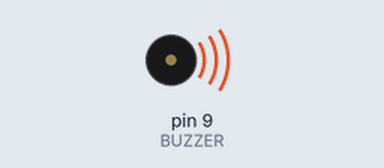
A sketch run on a simulated Arduino Uno, built with avr-gcc and run on an emulated ATmega328P. Parts: buzzer (waves = sounding).

Above: at 0.1 s.
At 7.7 s:
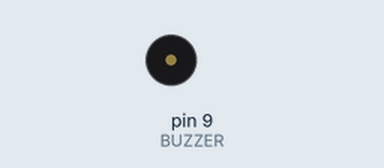
Timing chart, 0 to 9.2 s (numbered marks = the images above):
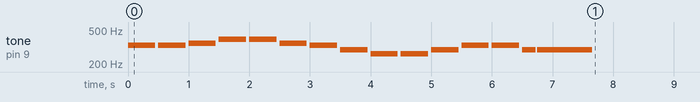

The sketch:

buzzer_ode_to_joy.ino
```cpp
// Plays the first phrase of "Ode to Joy" on a passive piezo buzzer using tone(), note and duration arrays, and tempo-based timing.
//
// Full tutorial: https://shillehtek.com/blogs/news/arduino-nano-buzzer-play-real-songs
// Parts used: https://shillehtek.com/products/ky-006-passive-piezo-buzzer-alarm-module-for-arduino-projects
//             https://shillehtek.com/products/arduino-nano-v3-presoldered-ch340g-atmega328p
//             https://shillehtek.com/products/arduino-uno-r3-starter-kit
// More examples: https://github.com/shillehbean/shillehtek-examples
//

#define NOTE_C4 262
#define NOTE_D4 294
#define NOTE_E4 330
#define NOTE_F4 349
#define NOTE_G4 392

const int BUZZER = 9;
const int TEMPO  = 120;                      // beats per minute

// Ode to Joy, first phrase: {note, type} (4 = quarter, 8 = eighth)
int melody[]    = { NOTE_E4, NOTE_E4, NOTE_F4, NOTE_G4,
                    NOTE_G4, NOTE_F4, NOTE_E4, NOTE_D4,
                    NOTE_C4, NOTE_C4, NOTE_D4, NOTE_E4,
                    NOTE_E4, NOTE_D4, NOTE_D4 };
int durations[] = { 4, 4, 4, 4,  4, 4, 4, 4,  4, 4, 4, 4,  4, 8, 2 };

void setup() {
  int wholenote = (60000 * 4) / TEMPO;

  for (unsigned i = 0; i < sizeof(melody) / sizeof(int); i++) {
    int noteMs = wholenote / durations[i];
    tone(BUZZER, melody[i], noteMs * 0.9);   // play 90% of the slot
    delay(noteMs);                           // 10% silence separates notes
    noTone(BUZZER);
  }
}

void loop() {}   // plays once on boot / reset
```
